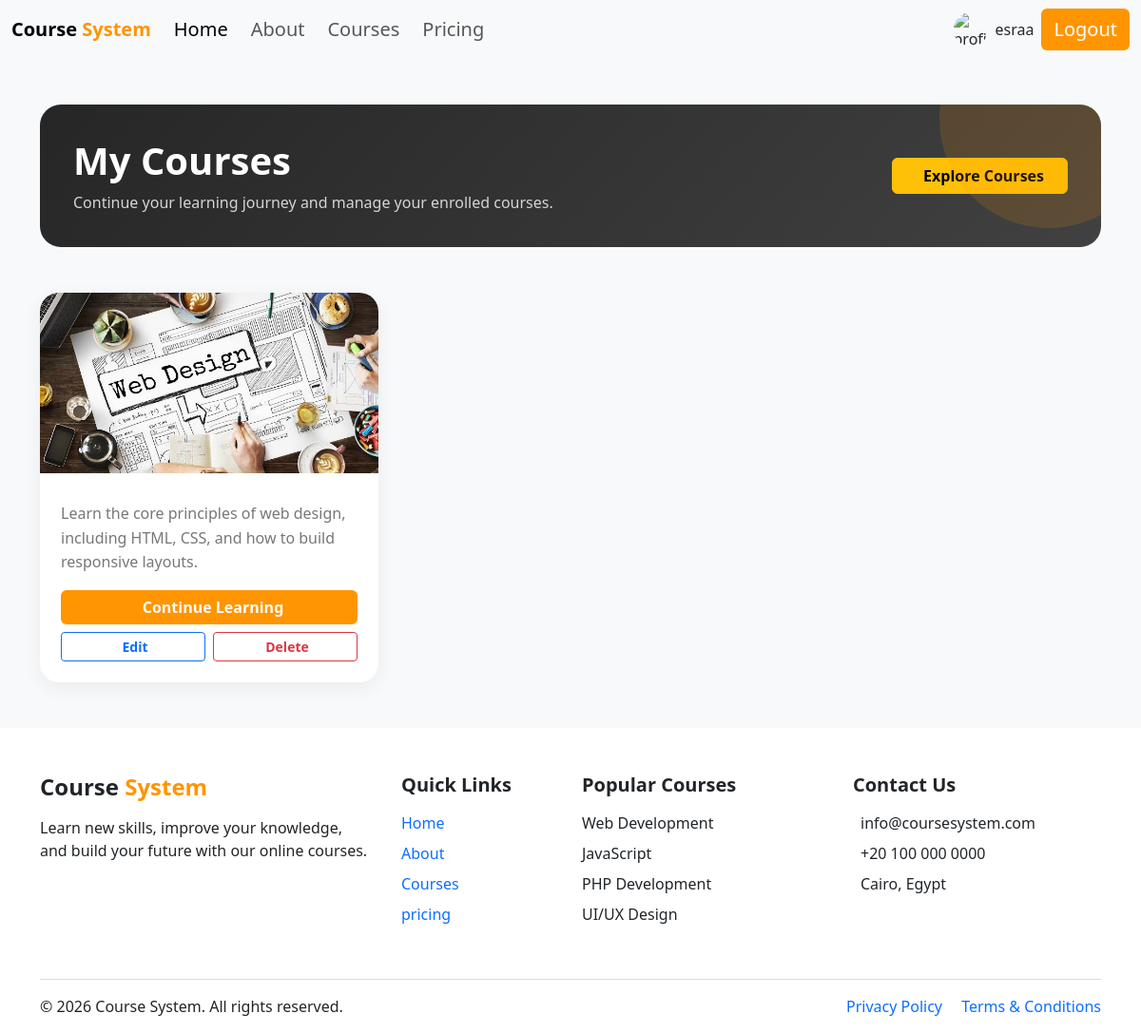
Screenshot of /students/mycourses.php (signed in) with the database file from the repository.
### tables this page shows
CREATE TABLE `enrollments` (
  `id` int(11) NOT NULL,
  `student_id` int(11) NOT NULL,
  `course_id` int(11) NOT NULL
);

CREATE TABLE `courses` (
  `id` int(11) NOT NULL,
  `name` varchar(100) NOT NULL,
  `hours` int(11) NOT NULL,
  `teacher_id` int(11) NOT NULL,
  `image` varchar(255) NOT NULL,
  `avatar` varchar(255) NOT NULL,
  `description` text NOT NULL
);

### students/mycourses.php (the view, shortened to what this page needs)
<?php
include '../connect.php';
include '../header.php';
$student_id = $_SESSION['student_id'] ?? 1;
$query = "SELECT courses.*,
                 enrollments.id AS enrollment_id
          FROM courses
          JOIN enrollments
          ON courses.id = enrollments.course_id
          WHERE enrollments.student_id = '$student_id'";
$result = mysqli_query($conn, $query);
?>
<div class="courses-page py-5">
    <div class="container">
        <div class="courses-header mb-5">
            <div class="d-flex flex-column flex-md-row justify-content-between align-items-md-center gap-3">
                <div>
                    <h1 class="mb-2">
                        My Courses
                    </h1>
                    <p class="mb-0">
                        Continue your learning journey and manage your enrolled courses.
                    </p>
                </div>
                <a
                    href="../courses.php"
                    class="btn btn-warning fw-bold px-4"
                >
                    Explore Courses
                </a>
            </div>
        </div>
        <div class="row g-4">
            <?php if ($result && mysqli_num_rows($result) > 0): ?>
                <?php while ($course = mysqli_fetch_assoc($result)): ?>
                    <div class="col-md-6 col-lg-4">
                        <div class="course-card h-100 d-flex flex-column">
                            <img
                                src="../images/<?php echo htmlspecialchars($course['image'] ?? 'default.jpg'); ?>"
                                class="course-image"
                                alt="Course Image"
                            >
                            <div class="course-body d-flex flex-column flex-grow-1">
                                <p class="course-description mb-3">
                                    <?php
                                    $description = $course['description'] ?? '';
                                    echo htmlspecialchars(
                                        substr($description, 0, 100)
                                    );
                                    ?>
                                </p>
                                <div class="mt-auto">
                                    <a
                                        href="course_details.php?id=<?php echo $course['id']; ?>"
                                        class="btn btn-orange w-100 fw-bold mb-2"
                                    >
                                        Continue Learning
                                    </a>
                                    <div class="d-flex gap-2">
                                        <a
                                            href="edit_course.php?id=<?php echo $course['id']; ?>"
                                            class="btn btn-outline-primary btn-sm w-50 fw-bold"
                                        >
                                            Edit
                                        </a>
                                        <a
                                            href="delete_course.php?enrollment_id=<?php echo $course['enrollment_id']; ?>"
                                            class="btn btn-outline-danger btn-sm w-50 fw-bold"
                                            onclick="return confirm('Are you sure you want to remove this course?');"
                                        >
                                            Delete
                                        </a>
                                    </div>
                                </div>
                            </div>
                        </div>
                    </div>
                <?php endwhile; ?>
            <?php endif; ?>
        </div>
    </div>
</div>
<?php
include '../footer.php';
?>

### students/mycourses.php (style rules this page uses)
.courses-page { background: #f8f9fa; min-height: 75vh; }
.courses-header { background: linear-gradient(135deg, #262626, #414141); border-radius: 22px; padding: 35px; color: white; position: relative; overflow: hidden; }
.courses-header::after { content: ""; position: absolute; width: 230px; height: 230px; border-radius: 50%; background: rgba(255, 149, 0, 0.15); right: -60px; top: -100px; }
.courses-header h1, .courses-header p { position: relative; z-index: 2; }
.courses-header h1 { font-weight: 700; }
.courses-header p { color: #d5d5d5; }
.course-card { border: none; border-radius: 20px; overflow: hidden; background: white; box-shadow: 0 6px 20px rgba(0, 0, 0, 0.06); transition: all 0.3s ease; }
.course-image { width: 100%; height: 190px; object-fit: cover; }
.course-body { padding: 22px; }
.course-description { color: #777; line-height: 1.6; min-height: 50px; }
.btn-orange { background-color: #FF9500; border: none; color: white; }

### rows the page displays
enrollments: course.image (picture), course.description "Learn the core principles of web design, including HTML, CSS, and how to build responsive layouts."

### other values shown
$_SESSION['name'] "esraa"
